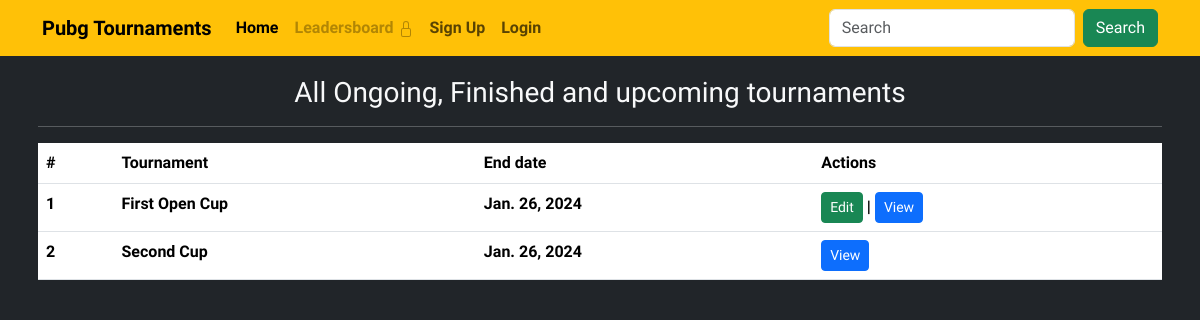
Page /alltournaments on the earlier database version.
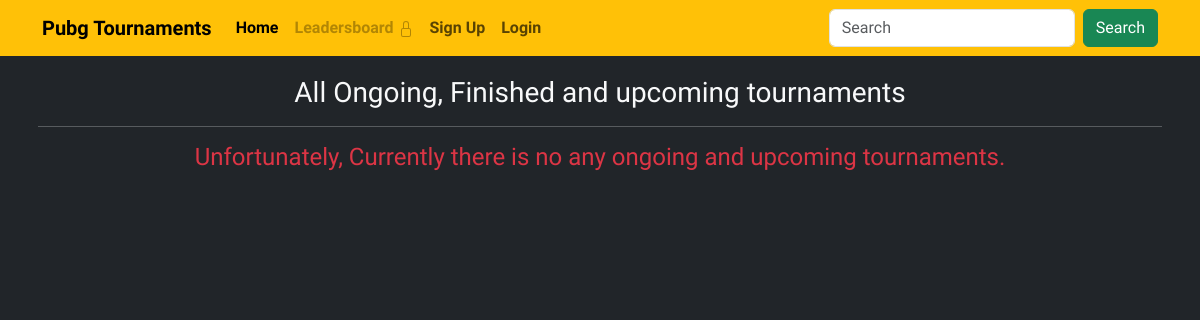
Same page on the later database version.
### base/models.py (models this page shows, shortened)
class Tournament(models.Model):
   WEAPON = {
       'M416':'M416',
       'M24':'M24'
   }
   SQUAD = {
       'Solo':'Solo',
       'Duo':'Duo',
       'Squad':'Squad'
   }
   id = models.UUIDField(primary_key=True, editable=False, default=uuid.uuid4)
   tournament_name = models.CharField(max_length=50)
   tournament_rules = models.TextField()
   participants = models.IntegerField()
   squad = models.CharField(max_length=30, choices=SQUAD)
   weapon = models.CharField(max_length=50, choices=WEAPON)
   started = models.BooleanField(blank=True,null=True)
   start_date = models.DateField(blank=True,null=True)
   end_date = models.DateField(blank=True,null=True)
   finished = models.BooleanField(blank=True,null=True)
   available = models.BooleanField()
   """""
   def save(self, *args, **kwargs):
       if self.end_date < date.today():
           self.finished = True
       else:
           self.finished = False
       super().save(*args, **kwargs)
   """""

### base/views.py (the view)
# urls.py: path('alltournaments', views.advancedtourlist, name='advancedtourlist'),
def advancedtourlist(request):
    tournaments = Tournament.objects.all()
    waiting = Request.objects.all().filter(checked=False).count()
    context = {'tournaments' : tournaments, 'waiting':waiting}
    return render(request, 'forstaff/tourlist.html', context)

### templates/forstaff/tourlist.html
{% extends 'base.html' %}
{% block content %}
<div class="container py-3 px-2 text-light">
<h3 class="text-center mt-1">All Ongoing, Finished and upcoming tournaments</h3>
<hr>
{% if tournaments %}
<table class="table">
<thead>
    <tr>
        <th>#</th>
        <th>Tournament</th>
        <th>End date</th>
        <th>Actions</th>
    </tr>
</thead>
<tbody>
    {% for tournament in tournaments %}
    <tr>
        <td>{{forloop.counter}}</td>
        <td>{{tournament.tournament_name}}</td>
        <td>{{tournament.end_date}}</td>
        <th>
            {% if tournament.finished == True %}
            <a class="btn btn-primary btn-sm" href="{% url 'tour_detailall' tournament.pk %}">View</a>
            {% else %}
            <a class="btn btn-success btn-sm" href="{% url 'edittour' tournament.pk %}">Edit</a> | <a class="btn btn-primary btn-sm" href="{% url 'tour_detailall' tournament.pk %}">View</a>
            {% endif %}
        </th>
    </tr>
    {% endfor %}
</tbody>
</table>
{% else %}
<h4 class="text-center text-danger"> Unfortunately, Currently there is no any ongoing and upcoming tournaments.</h4>
{% endif %}
</div>
{% endblock content %}

Differences in the rows shown:
removed Tournament: tournament_name "First Open Cup", end_date "Jan. 26, 2024", finished "Edit"
removed Tournament: tournament_name "Second Cup", end_date "Jan. 26, 2024", finished "View"
Other differences:
text no longer shown: "# Tournament End date Actions"
text now shown: "Unfortunately, Currently there is no any ongoing and upcoming tournaments."
